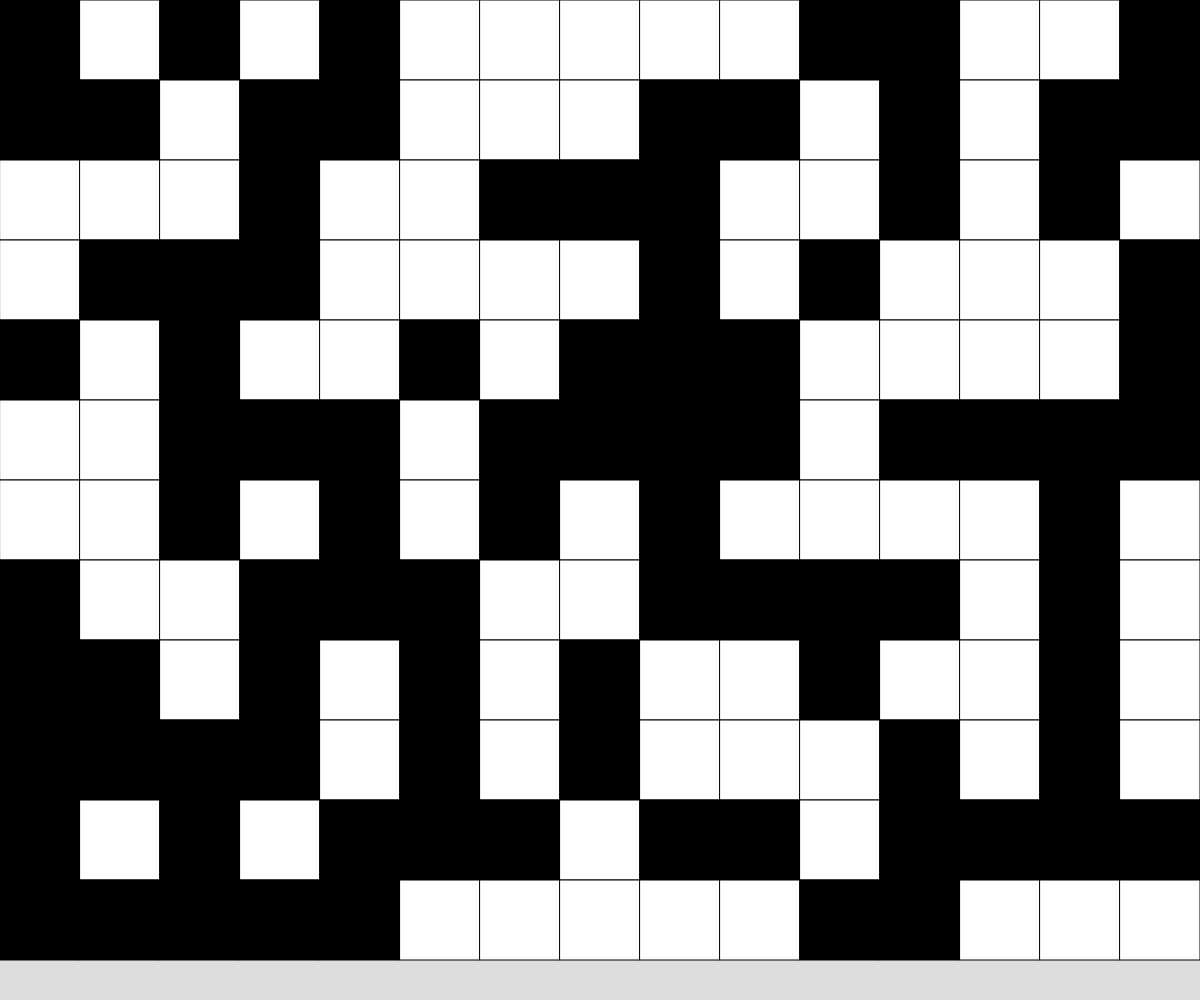
Frame 1 (no input)
Frame 60 (no input): identical to frame 1, image omitted
Frame 120 (the mouse pressed at the canvas centre since frame 60): identical to frame 1, image omitted

The p5.js sketch that drew this single still picture (run headless with seeded random() and noise() and a simulated clock; from frame 60 on, the mouse is pressed at the canvas centre):

// p5.js sketch
// ── sketch.js
// 2d rectangular grid demo

const CELL_SIZE = 80;
let rows;
let cols;
let grid;

function setup() {
  createCanvas(windowWidth, windowHeight);
  rows = Math.floor(height/CELL_SIZE);
  cols = Math.floor(width/CELL_SIZE);
  grid = generateRandomGrid(cols, rows);
}

function draw() {
  background(220);
  displayGrid();
  toggleCell();
}

function generateRandomGrid(cols,rows) {
  newGrid = [];
  for (let y = 0; y < rows; y++){
    newGrid.push([]);
    for (let x = 0; x < cols; x++) {
      if (random(100) < 50){
        newGrid[y].push(1);
      }
      else {
        newGrid[y].push(0);   
      }
    }
  }
  return newGrid;
}

function generateEmptyGrid(cols,rows) {
  newGrid = [];
  for (let y = 0; y < rows; y++){
    newGrid.push([]);
    for (let x = 0; x < cols; x++) {
      newGrid[y].push(0);
    }
  }
  return newGrid;
}

function displayGrid() {
  for (let y = 0; y < rows; y++) {
    for (let x = 0; x < cols; x++) {
      if (grid[y][x] === 1) {
        fill('white');
      }
      else {
        fill('black');
      }
      square( x * CELL_SIZE, y * CELL_SIZE, CELL_SIZE);
    }
  }
}

function mousePressed() {
  x = Math.floor(mouseX * CELL_SIZE);
  y = Math.floor(mouseY * CELL_SIZE);
  toggleCell( x, y );
  toggleCell( x - 1, y );
  toggleCell( x + 1, y );
  toggleCell( x, y - 1 );
  toggleCell( x, y + 1 );
}

function keyPressed() {
  if (key === 'r') {
    grid = generateRandomGrid(cols, rows);
  }
  else if ( key === 'e') {
    grid = generateEmptyGrid(cols, rows);
  }
}

function toggleCell(x, y) {
  if (x >= 0 && x < cols && y >= 0 && y < rows) {
    if (grid[y][x] === 1) {
      grid[y][x] === 0;
    }
    else {
      grid[y][x] === 1;
    }
    square( x * CELL_SIZE, y * CELL_SIZE, CELL_SIZE); 
  }
}
